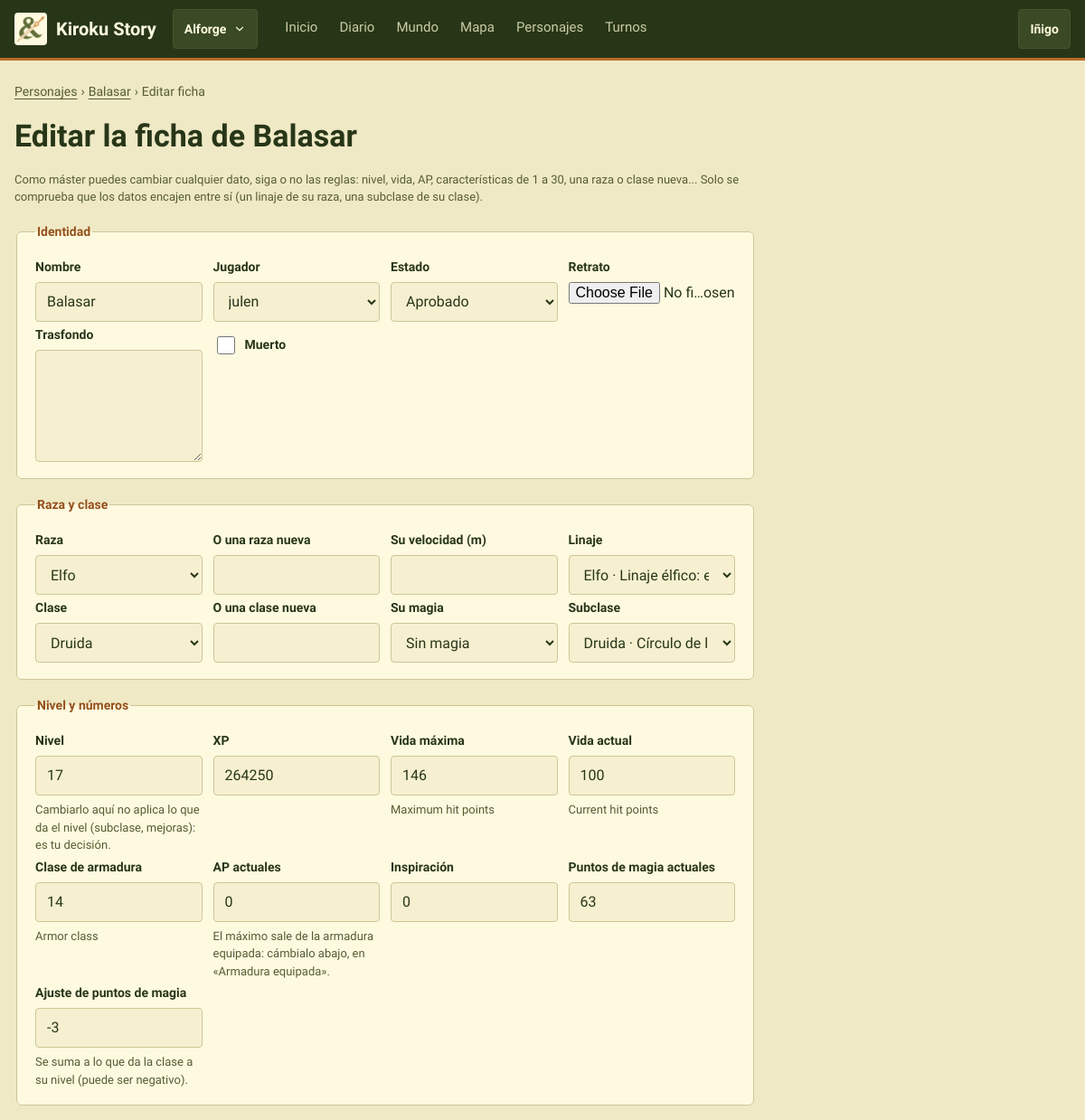
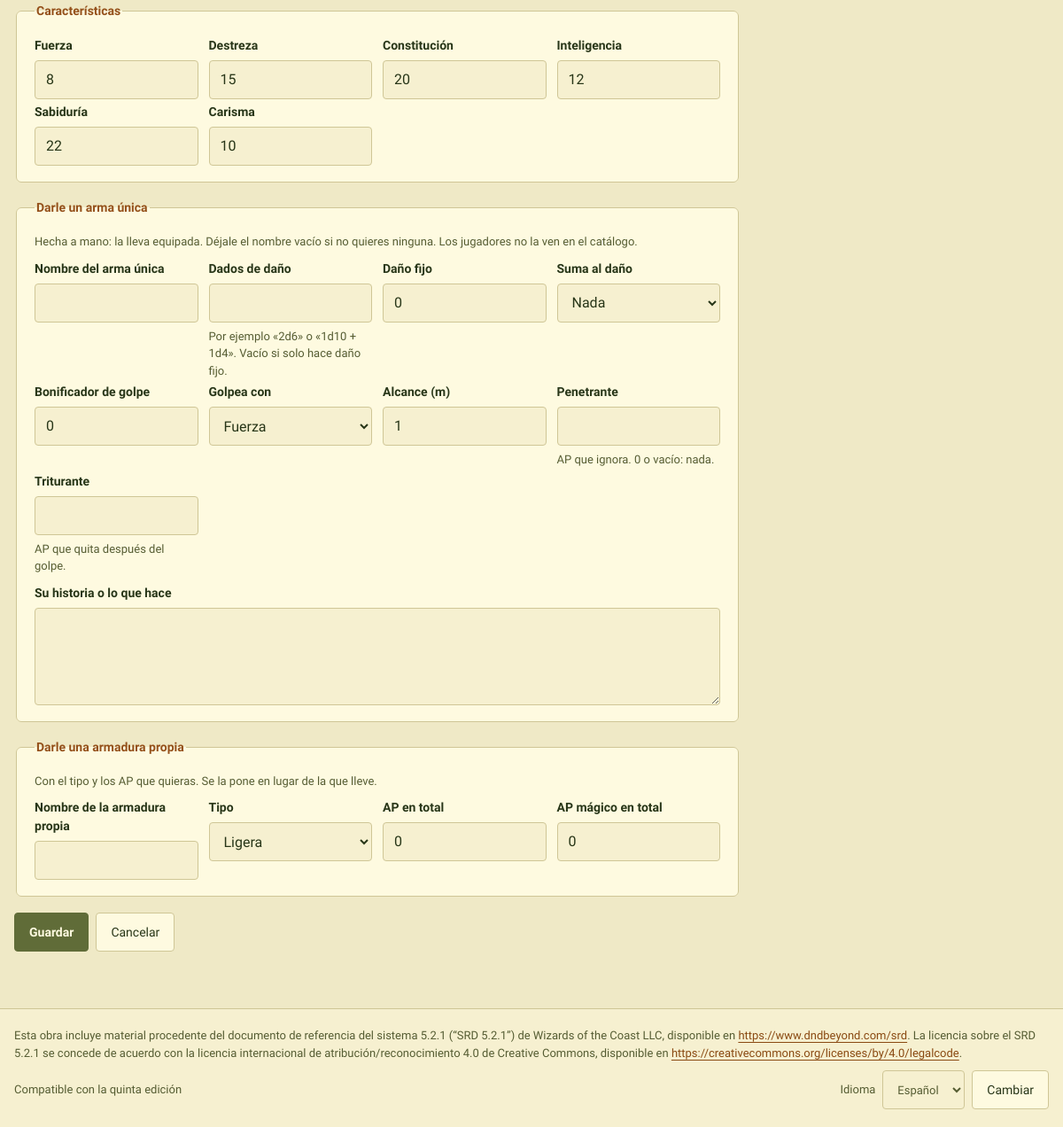
Screenshot of /c/3/personajes/3/editar/ (signed in) with the database file from the repository (2 pictures, top to bottom).
### CampaignManager/models.py (models this page shows, shortened)
class Campaign(models.Model):
    class Ruleset(models.TextChoices):
        AEGIS = rules.AEGIS, "Aegis"
        SRD = rules.SRD, "SRD 5.2.1"
    class Status(models.TextChoices):
        ACTIVA = "activa", "Activa"
        PAUSADA = "pausada", "Pausada"
        TERMINADA = "terminada", "Terminada"
    name = models.CharField(max_length=100)
    description = models.TextField(blank=True)
    start_date = models.DateField()
    status = models.CharField(max_length=10, choices=Status.choices, default=Status.ACTIVA)
    ruleset = models.CharField(max_length=10, choices=Ruleset.choices, default=Ruleset.AEGIS,
                               help_text="The rules the campaign plays with (see rules.py)")
    cover = models.ImageField(upload_to="portadas/", blank=True)
    notice = models.TextField(blank=True, help_text="«Aviso del máster» on the home page")
    world_day = models.CharField(max_length=100, blank=True, help_text="Day in the world, e.g. «3 de Brumario»")
    world_year = models.CharField(max_length=100, blank=True)
    masters = models.ManyToManyField(User, related_name="dm_campaigns")
    players = models.ManyToManyField(User, related_name="player_campaigns", blank=True)
    class Meta:
        ordering = ["name"]
        indexes = [models.Index(fields=["status"])]
    def _role(self, user):
        if not user.is_authenticated:
            return None
        cache = self.__dict__.setdefault("_roles", {})
        if user.pk not in cache:
            if self.masters.filter(pk=user.pk).exists():
                cache[user.pk] = "master"
            elif self.players.filter(pk=user.pk).exists():
                cache[user.pk] = "player"
            else:
                cache[user.pk] = None
        return cache[user.pk]
    def is_master(self, user):
        return self._role(user) == "master"
    def is_member(self, user):
        return self._role(user) is not None
    @property
    def is_aegis(self):
        return self.ruleset == self.Ruleset.AEGIS

class User(AbstractUser):
    class SheetView(models.TextChoices):
        WEB = "web", "Vista web"
        FICHA = "ficha", "Vista ficha"
    sheet_view = models.CharField(max_length=5, choices=SheetView.choices, default=SheetView.WEB)

class Character(models.Model):
    class Status(models.TextChoices):
        PENDIENTE = "pendiente", "Pendiente"
        APROBADO = "aprobado", "Aprobado"
    name = models.CharField(max_length=100)
    xp = models.IntegerField(default=0)
    level = models.PositiveSmallIntegerField(
        default=1,
        validators=[MinValueValidator(1), MaxValueValidator(rules.MAX_LEVEL)],
        help_text="Level reached. It can be behind the XP until the player levels up",
    )
    hp = models.IntegerField(help_text="Maximum hit points")
    temp_hp = models.IntegerField(help_text="Current hit points")
    ac = models.IntegerField(help_text="Armor class")
    temp_ap = models.IntegerField(default=0, help_text="Current armor points")
    inspiration = models.IntegerField(default=0)
    strength = models.IntegerField()
    dexterity = models.IntegerField()
    constitution = models.IntegerField()
    intelligence = models.IntegerField()
    wisdom = models.IntegerField()
    charisma = models.IntegerField()
    portrait = models.ImageField(upload_to="retratos/", blank=True)
    background = models.TextField(blank=True)
    notes = models.TextField(blank=True, help_text="The player's own notes")
    status = models.CharField(max_length=10, choices=Status.choices, default=Status.APROBADO)
    dead = models.BooleanField(default=False)
    knocked_down_in = models.ForeignKey(
        "Encounter", on_delete=models.SET_NULL, null=True, blank=True, related_name="+",
        help_text="The fight in which the character was last knocked down",
    )
    magic_points = models.PositiveIntegerField(default=0)
    magic_points_bonus = models.IntegerField(
        default=0, help_text="The master's adjustment to the magic points the class gives at this level (can be negative)")
    player = models.ForeignKey(User, on_delete=models.SET_NULL, null=True, blank=True)
    char_class = models.ForeignKey("CharacterClass", on_delete=models.PROTECT)
    subclass = models.ForeignKey("Subclass", on_delete=models.PROTECT, null=True, blank=True)
    race = models.ForeignKey("Race", on_delete=models.PROTECT)
    subrace = models.ForeignKey("Subrace", on_delete=models.PROTECT, null=True, blank=True)
    campaigns = models.ManyToManyField("Campaign", blank=True, related_name="characters")
    is_npc = models.BooleanField(default=False)
    template = models.ForeignKey(
        "self",
        on_delete=models.CASCADE,
        null=True,
        blank=True,
        related_name="copies",
        limit_choices_to={"is_npc": True, "template__isnull": True},
        help_text="Only for NPC copies: the NPC template this character was made from",
    )
    abilities = models.ManyToManyField("Ability", through="CharacterAbility", blank=True)
    spells = models.ManyToManyField("Spell", blank=True)
    items = models.ManyToManyField("Item", through="Inventory")
    effects = models.ManyToManyField("Effect", through="ActiveEffect")
    class Meta:
        ordering = ["name"]
        indexes = [models.Index(fields=["is_npc", "status"])]
        constraints = [
            models.CheckConstraint(
                condition=models.Q(template__isnull=True) | models.Q(is_npc=True),
                name="template_only_for_npcs",
                violation_error_message="Only NPCs can have a template.",
            ),
            models.CheckConstraint(
                condition=models.Q(level__gte=1, level__lte=rules.MAX_LEVEL),
                name="level_from_1_to_max",
            ),
        ]
    @property
    def equipped_armor(self):
        return Armor.objects.filter(equipped=True, item__inventory__character=self).select_related("armor_type", "item").first()

### CampaignManager/views_characters.py (the view, shortened to what this page needs)
@campaign_member
def character_edit(request, campaign, pk):
    master_only(request)
    character = character_in_campaign(campaign, pk, request.user)
    worn = character.equipped_armor
    data = (request.POST, request.FILES) if request.method == "POST" else ()
    form = CharacterMasterForm(*data, instance=character, campaign=campaign)
    weapon_form = BespokeWeaponFields(*data[:1])
    armor_form = BespokeArmorFields(*data[:1])
    worn_form = None
    if worn:
        worn_form = EquippedArmorForm(*data[:1], initial={
            "worn_type": worn.armor_type.type, "worn_ap": worn.ap + worn.armor_type.ap,
            "worn_magic_ap": worn.magic_ap + worn.armor_type.magic_ap})
    forms_ = [f for f in (form, weapon_form, armor_form, worn_form) if f is not None]
    return render(request, "character_edit.html", {
        "campaign": campaign, "is_master": True, "character": character, "form": form, "weapon_form": weapon_form,
        "armor_form": armor_form, "worn_form": worn_form, "worn": worn,
        "groups": [
            ("Identidad", ["name", "player", "status", "portrait", "background", "dead"]),
            ("Raza y clase", ["race", "new_race", "new_race_speed", "subrace", "char_class", "new_class", "new_class_magic", "subclass"]),
            ("Nivel y números", ["level", "xp", "hp", "temp_hp", "ac", "temp_ap", "inspiration", "magic_points", "magic_points_bonus"]),
            ("Características", list(rules.ABILITY_KEYS)),
        ],
    })

### CampaignManager/templates/character_edit.html (shortened to what this page needs)
{% extends "base.html" %}
{% load i18n mesa %}
{% block content %}
<section class="pila lectura" aria-labelledby="h-editar">
    <nav class="migas" aria-label="{% translate 'Ruta' %}"><a href="{% url 'characters' campaign.pk %}">{% translate "Personajes" %}</a> <span aria-hidden="true">›</span>
        <a href="{% url 'sheet' campaign.pk character.pk %}">{{ character.name }}</a> <span aria-hidden="true">›</span> <span>{% translate "Editar ficha" %}</span></nav>
    <h1 id="h-editar">{% blocktranslate with name=character.name %}Editar la ficha de {{ name }}{% endblocktranslate %}</h1>
    <p class="ayuda">{% translate "Como máster puedes cambiar cualquier dato, siga o no las reglas: nivel, vida, AP, características de 1 a 30, una raza o clase nueva... Solo se comprueba que los datos encajen entre sí (un linaje de su raza, una subclase de su clase)." %}</p>
    <form method="post" enctype="multipart/form-data" class="pila" novalidate>{% csrf_token %}
        {% for title, names in groups %}
        <fieldset class="tarjeta pila-s">
            <legend class="rotulo">{% translate title %}</legend>
            <div class="rejilla-campos">
                {% for name in names %}{% with field=form|field_named:name %}{% if field %}{% include "partials/field.html" %}{% endif %}{% endwith %}{% endfor %}
            </div>
        </fieldset>
        {% endfor %}
        <fieldset class="tarjeta pila-s">
            <legend class="rotulo">{% translate "Darle un arma única" %}</legend>
            <p class="ayuda">{% translate "Hecha a mano: la lleva equipada. Déjale el nombre vacío si no quieres ninguna. Los jugadores no la ven en el catálogo." %}</p>
            <div class="rejilla-campos">{% for field in weapon_form %}{% if field.name != "weapon_description" %}{% include "partials/field.html" %}{% endif %}{% endfor %}</div>
            {% include "partials/field.html" with field=weapon_form.weapon_description %}
        </fieldset>
        <fieldset class="tarjeta pila-s">
            <legend class="rotulo">{% translate "Darle una armadura propia" %}</legend>
            <p class="ayuda">{% translate "Con el tipo y los AP que quieras. Se la pone en lugar de la que lleve." %}</p>
            <div class="rejilla-campos">{% for field in armor_form %}{% include "partials/field.html" %}{% endfor %}</div>
        </fieldset>
        <div class="fila-s">
            <button type="submit" class="btn btn-principal">{% translate "Guardar" %}</button>
            <a class="btn" href="{% url 'sheet' campaign.pk character.pk %}">{% translate "Cancelar" %}</a>
        </div>
    </form>
</section>
{% endblock %}

### CampaignManager/templates/base.html (shortened to what this page needs)
{% load static i18n mesa %}<!DOCTYPE html>
{% get_current_language as LANGUAGE_CODE %}
<html lang="{{ LANGUAGE_CODE }}">
<head>
    <link rel="stylesheet" href="{% asset 'css/mesa.css' %}">
</head>
<body>
<header class="cabecera">
    <div class="cabecera-inner">
        <a class="marca" href="{% url 'start' %}">
            <img src="{% asset 'img/logo-small.png' %}" alt="" width="36" height="36">
            <span>Kiroku Story</span>
        </a>
        {% if user.is_authenticated and nav_campaigns %}
        <details class="desplegable">
            <summary aria-label="{% translate 'Cambiar de campaña' %}">{% if nav_campaign %}{{ nav_campaign.name }}{% else %}{% translate "Tus campañas" %}{% endif %}
                <svg width="14" height="14" viewBox="0 0 24 24" fill="none" stroke="currentColor" stroke-width="2" stroke-linecap="round" aria-hidden="true"><path d="M6 9l6 6 6-6"></path></svg></summary>
        </details>
        {% endif %}
        {% if nav_items %}
        <nav id="nav-secciones" class="nav" aria-label="{% translate 'Secciones de la campaña' %}">
            {% for item in nav_items %}
            <a href="{{ item.url }}" {% if item.current %}aria-current="page"{% endif %}>{{ item.label }}{% if item.badge %} <span class="insignia">{{ item.badge }}</span>{% endif %}</a>
            {% endfor %}
        </nav>
        {% else %}
        <span style="margin-right:auto"></span>
        {% endif %}
        {% if user.is_authenticated %}
        <details class="desplegable">
            <summary>{{ user.get_short_name|default:user.username }}</summary>
        </details>
        {% endif %}
    </div>
</header>
<main id="principal" class="contenido">
    {% block content %}{% endblock %}
</main>
<footer class="pie">
    <div class="pie-inner">
        <p lang="es">Esta obra incluye material procedente del documento de referencia del sistema 5.2.1 (“SRD 5.2.1”) de Wizards of the Coast LLC, disponible en <a href="https://www.dndbeyond.com/srd">https://www.dndbeyond.com/srd</a>. La licencia sobre el SRD 5.2.1 se concede de acuerdo con la licencia internacional de atribución/reconocimiento 4.0 de Creative Commons, disponible en <a href="https://creativecommons.org/licenses/by/4.0/legalcode">https://creativecommons.org/licenses/by/4.0/legalcode</a>.</p>
        <div class="fila-s" style="justify-content:space-between">
            <span>{% translate "Compatible con la quinta edición" %}</span>
            <form action="{% url 'set_language' %}" method="post" class="fila-s">
                <label for="idioma">{% translate "Idioma" %}</label>
                <select id="idioma" name="language" class="entrada" style="width:auto">
                    {% get_available_languages as LANGUAGES %}
                    {% for code, name in LANGUAGES %}<option value="{{ code }}" {% if code == LANGUAGE_CODE %}selected{% endif %}>{{ name }}</option>{% endfor %}
                </select>
                <button type="submit" class="btn">{% translate "Cambiar" %}</button>
            </form>
        </div>
    </div>
</footer>
</body>
</html>

### CampaignManager/templates/partials/field.html (shortened to what this page needs)
{% if field.is_hidden %}{{ field }}{% elif field.widget_type == "checkbox" %}
<div class="campo"><label class="casilla">{{ field }} {{ field.label }}</label>{% if field.help_text %}<span class="ayuda">{{ field.help_text }}</span>{% endif %}{{ field.errors }}</div>
{% else %}
<div class="campo">
    <label for="{{ field.id_for_label }}">{{ field.label }}</label>
    {{ field }}
    {% if field.help_text %}<span class="ayuda">{{ field.help_text }}</span>{% endif %}
</div>
{% endif %}

### rows the page displays
Campaign: name "Alforge"
User: get_short_name "Iñigo"
Character: name "Balasar", names "Balasar" "julen" "Aprobado" "Elfo" "Elfo · Linaje élfico: elfo de los bosques" "Druida" "Druida · Círculo de la Luna" "17" "264250" "146" "100" "14" "0" "0" "63" "-3" "8" "15" "20" "12" "22" "10"

### other values shown
{{ item.label }} "Inicio" "Diario" "Mundo" "Mapa" "Personajes" "Turnos"
{{ field.label }} "Nombre" "Jugador" "Estado" "Retrato" "Trasfondo" "Raza" "O una raza nueva" "Su velocidad (m)" "Linaje" "Clase" "O una clase nueva" "Su magia" "Subclase" "Nivel" "XP" "Vida máxima" "Vida actual" "Clase de armadura" "AP actuales" "Inspiración" "Puntos de magia actuales" "Ajuste de puntos de magia" "Fuerza" "Destreza" "Constitución" "Inteligencia" "Sabiduría" "Carisma" "Nombre del arma única" "Dados de daño" "Daño fijo" "Suma al daño" "Bonificador de golpe" "Golpea con" "Alcance (m)" "Penetrante" "Triturante"
{{ field.label }} "Muerto"
{{ field.help_text }} "Cambiarlo aquí no aplica lo que da el nivel (subclase, mejoras): es tu decisión." "Maximum hit points" "Current hit points" "Armor class" "El máximo sale de la armadura equipada: cámbialo abajo, en «Armadura equipada»." "Se suma a lo que da la clase a su nivel (puede ser negativo)." "Por ejemplo «2d6» o «1d10 + 1d4». Vacío si solo hace daño fijo." "AP que ignora. 0 o vacío: nada." "AP que quita después del golpe."
{{ field.label }} "Su historia o lo que hace" "Nombre de la armadura propia" "Tipo" "AP en total" "AP mágico en total"
form field language "Español"
